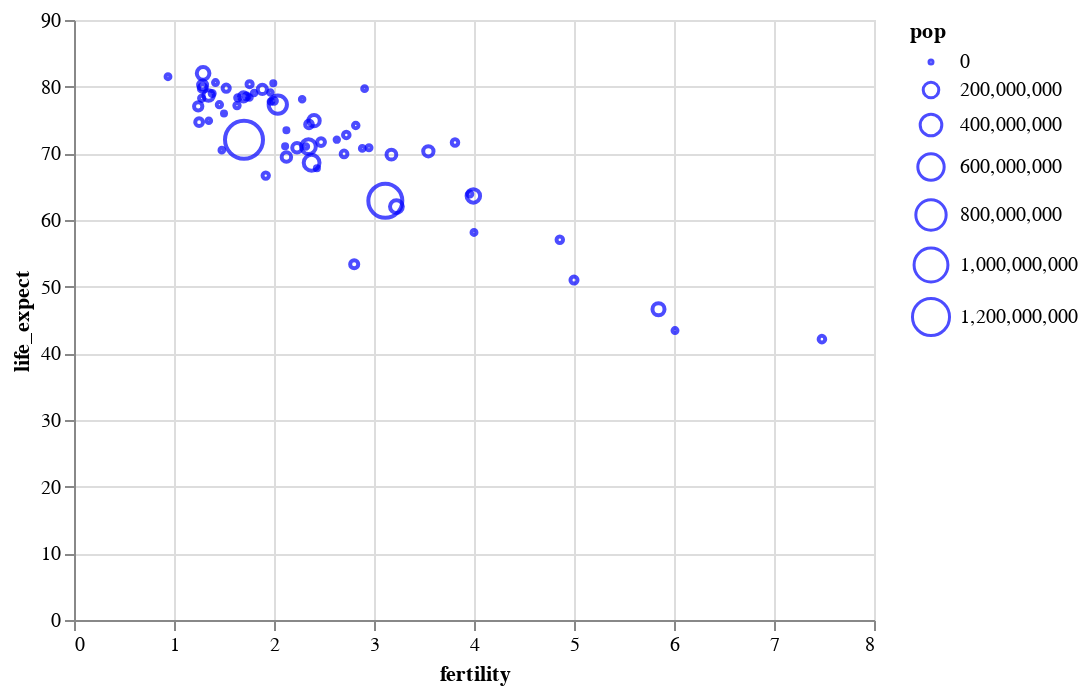

Write notebook code for a chart like this one.
### Markdown cell above
You can see the difference between *mapping* color and *setting* color here.

### Code cell
alt.Chart(data_2000).mark_point(color = 'blue').encode(
    x = 'fertility:Q',
    y = 'life_expect:Q',
    size = 'pop:Q'
)

### Figure 1 — Vega-Lite specification as saved in the notebook (floating-point values rounded to 4 significant figures)
{"config": {"view": {"continuousWidth": 400, "continuousHeight": 300}}, "data": {"name": "data-fdeb0b749a6385830bd1445d39ad6ea0"}, "mark": {"type": "point", "color": "blue"}, "encoding": {"size": {"field": "pop", "type": "quantitative"}, "x": {"field": "fertility", "type": "quantitative"}, "y": {"field": "life_expect", "type": "quantitative"}}, "$schema": "https://vega.github.io/schema/vega-lite/v4.17.0.json", "datasets": {"data-fdeb0b749a6385830bd1445d39ad6ea0": [{"year": 2000, "country": "Afghanistan", "cluster": 0, "pop": 23898198, "life_expect": 42.13, "fertility": 7.479}, {"year": 2000, "country": "Argentina", "cluster": 3, "pop": 37497728, "life_expect": 74.34, "fertility": 2.35}, {"year": 2000, "country": "Aruba", "cluster": 3, "pop": 69539, "life_expect": 73.45, "fertility": 2.124}, {"year": 2000, "country": "Australia", "cluster": 4, "pop": 19164620, "life_expect": 80.37, "fertility": 1.756}, {"year": 2000, "country": "Austria", "cluster": 1, "pop": 8113413, "life_expect": 78.98, "fertility": 1.382}, {"year": 2000, "country": "Bahamas", "cluster": 3, "pop": 290075, "life_expect": 71.07, "fertility": 2.111}, {"year": 2000, "country": "Bangladesh", "cluster": 0, "pop": 130406594, "life_expect": 62.01, "fertility": 3.224}, {"year": 2000, "country": "Barbados", "cluster": 3, "pop": 273483, "life_expect": 75.97, "fertility": 1.5}, {"year": 2000, "country": "Belgium", "cluster": 1, "pop": 10263618, "life_expect": 78.32, "fertility": 1.638}, {"year": 2000, "country": "Bolivia", "cluster": 3, "pop": 8152620, "life_expect": 63.88, "fertility": 3.958}, {"year": 2000, "country": "Brazil", "cluster": 3, "pop": 175552771, "life_expect": 71.01, "fertility": 2.345}, {"year": 2000, "country": "Canada", "cluster": 3, "pop": 31278097, "life_expect": 79.77, "fertility": 1.522}, {"year": 2000, "country": "Chile", "cluster": 3, "pop": 15153450, "life_expect": 77.86, "fertility": 2.0}, {"year": 2000, "country": "China", "cluster": 4, "pop": 1262645000, "life_expect": 72.03, "fertility": 1.7}, {"year": 2000, "country": "Colombia", "cluster": 3, "pop": 39685655, "life_expect": 71.68, "fertility": 2.47}, {"year": 2000, "country": "Costa Rica", "cluster": 3, "pop": 3710558, "life_expect": 78.12, "fertility": 2.281}, {"year": 2000, "country": "Croatia", "cluster": 1, "pop": 4410830, "life_expect": 74.88, "fertility": 1.348}, {"year": 2000, "country": "Cuba", "cluster": 3, "pop": 11134273, "life_expect": 77.16, "fertility": 1.63}, {"year": 2000, "country": "Dominican Republic", "cluster": 3, "pop": 8385828, "life_expect": 70.85, "fertility": 2.95}, {"year": 2000, "country": "Ecuador", "cluster": 3, "pop": 12505204, "life_expect": 74.17, "fertility": 2.817}, {"year": 2000, "country": "Egypt", "cluster": 5, "pop": 70492342, "life_expect": 69.81, "fertility": 3.174}, {"year": 2000, "country": "El Salvador", "cluster": 3, "pop": 6122515, "life_expect": 70.73, "fertility": 2.883}, {"year": 2000, "country": "Finland", "cluster": 1, "pop": 5168595, "life_expect": 78.37, "fertility": 1.754}, {"year": 2000, "country": "France", "cluster": 1, "pop": 59381628, "life_expect": 79.59, "fertility": 1.883}, {"year": 2000, "country": "Georgia", "cluster": 1, "pop": 4777209, "life_expect": 70.48, "fertility": 1.478}, {"year": 2000, "country": "Germany", "cluster": 1, "pop": 82187909, "life_expect": 78.67, "fertility": 1.346}, {"year": 2000, "country": "Greece", "cluster": 1, "pop": 10559110, "life_expect": 78.26, "fertility": 1.277}, {"year": 2000, "country": "Grenada", "cluster": 3, "pop": 89312, "life_expect": 67.75, "fertility": 2.429}, {"year": 2000, "country": "Haiti", "cluster": 3, "pop": 7306302, "life_expect": 58.14, "fertility": 4.0}, {"year": 2000, "country": "Hong Kong", "cluster": 4, "pop": 6658720, "life_expect": 81.5, "fertility": 0.94}, {"year": 2000, "country": "Iceland", "cluster": 1, "pop": 281043, "life_expect": 80.5, "fertility": 1.993}, {"year": 2000, "country": "India", "cluster": 0, "pop": 1007702000, "life_expect": 62.88, "fertility": 3.113}, {"year": 2000, "country": "Indonesia", "cluster": 4, "pop": 206265000, "life_expect": 68.59, "fertility": 2.376}, {"year": 2000, "country": "Iran", "cluster": 5, "pop": 65660289, "life_expect": 69.45, "fertility": 2.124}, {"year": 2000, "country": "Iraq", "cluster": 5, "pop": 22675617, "life_expect": 57.05, "fertility": 4.858}, {"year": 2000, "country": "Ireland", "cluster": 1, "pop": 3791690, "life_expect": 77.78, "fertility": 1.969}, {"year": 2000, "country": "Israel", "cluster": 5, "pop": 5842454, "life_expect": 79.7, "fertility": 2.906}, {"year": 2000, "country": "Italy", "cluster": 1, "pop": 57719337, "life_expect": 80.24, "fertility": 1.286}, {"year": 2000, "country": "Jamaica", "cluster": 3, "pop": 2615467, "life_expect": 72.05, "fertility": 2.628}, {"year": 2000, "country": "Japan", "cluster": 4, "pop": 126699784, "life_expect": 82.0, "fertility": 1.291}, {"year": 2000, "country": "Kenya", "cluster": 2, "pop": 29985839, "life_expect": 50.99, "fertility": 5.0}, {"year": 2000, "country": "South Korea", "cluster": 4, "pop": 21647682, "life_expect": 66.66, "fertility": 1.917}, {"year": 2000, "country": "North Korea", "cluster": 4, "pop": 47351083, "life_expect": 77.05, "fertility": 1.242}, {"year": 2000, "country": "Lebanon", "cluster": 5, "pop": 3578036, "life_expect": 71.03, "fertility": 2.319}, {"year": 2000, "country": "Mexico", "cluster": 3, "pop": 99926620, "life_expect": 74.9, "fertility": 2.401}, {"year": 2000, "country": "Netherlands", "cluster": 1, "pop": 15907853, "life_expect": 78.53, "fertility": 1.726}, {"year": 2000, "country": "New Zealand", "cluster": 4, "pop": 3819762, "life_expect": 79.11, "fertility": 1.964}, {"year": 2000, "country": "Nigeria", "cluster": 2, "pop": 114306700, "life_expect": 46.61, "fertility": 5.845}, {"year": 2000, "country": "Norway", "cluster": 1, "pop": 4492400, "life_expect": 79.05, "fertility": 1.801}, {"year": 2000, "country": "Pakistan", "cluster": 0, "pop": 146342958, "life_expect": 63.61, "fertility": 3.994}, {"year": 2000, "country": "Peru", "cluster": 3, "pop": 25979722, "life_expect": 69.91, "fertility": 2.7}, {"year": 2000, "country": "Philippines", "cluster": 4, "pop": 79739825, "life_expect": 70.3, "fertility": 3.544}, {"year": 2000, "country": "Poland", "cluster": 1, "pop": 38654164, "life_expect": 74.67, "fertility": 1.251}, {"year": 2000, "country": "Portugal", "cluster": 1, "pop": 10335597, "life_expect": 77.29, "fertility": 1.454}, {"year": 2000, "country": "Rwanda", "cluster": 2, "pop": 7507056, "life_expect": 43.41, "fertility": 6.01}, {"year": 2000, "country": "Saudi Arabia", "cluster": 5, "pop": 23153090, "life_expect": 71.63, "fertility": 3.81}, {"year": 2000, "country": "South Africa", "cluster": 2, "pop": 44066197, "life_expect": 53.37, "fertility": 2.802}, {"year": 2000, "country": "Spain", "cluster": 1, "pop": 40016081, "life_expect": 79.78, "fertility": 1.287}, {"year": 2000, "country": "Switzerland", "cluster": 1, "pop": 7266920, "life_expect": 80.62, "fertility": 1.415}, {"year": 2000, "country": "Turkey", "cluster": 1, "pop": 65666677, "life_expect": 70.84, "fertility": 2.23}, {"year": 2000, "country": "United Kingdom", "cluster": 1, "pop": 59522468, "life_expect": 78.47, "fertility": 1.695}, {"year": 2000, "country": "United States", "cluster": 3, "pop": 282338631, "life_expect": 77.31, "fertility": 2.038}, {"year": 2000, "country": "Venezuela", "cluster": 3, "pop": 23542649, "life_expect": 72.77, "fertility": 2.723}]}}
